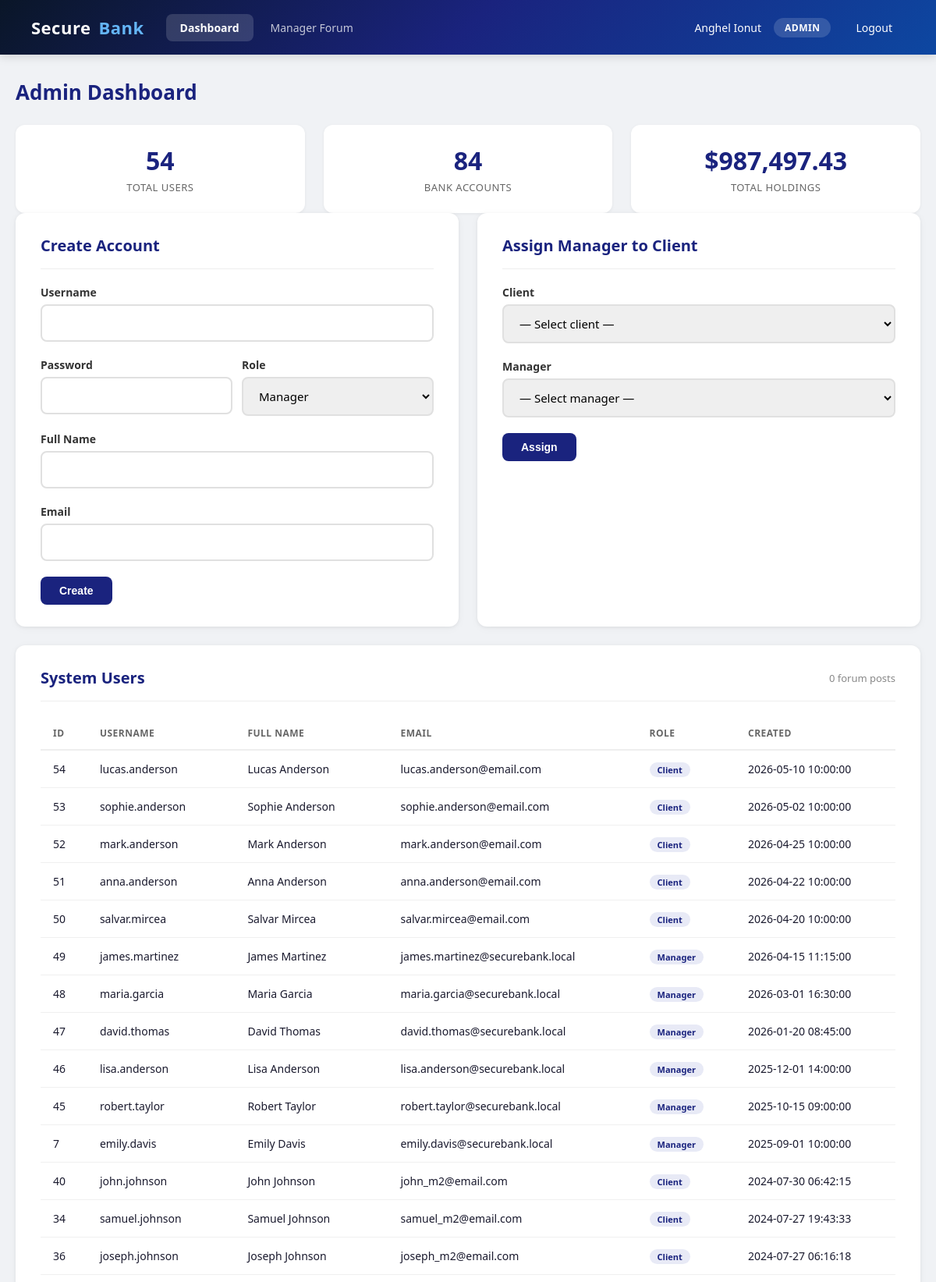
Page /admin/dashboard.php (signed in, upper part) on the committed database.
### tables this page shows
CREATE TABLE users (
    id INT AUTO_INCREMENT PRIMARY KEY,
    username VARCHAR(50) UNIQUE NOT NULL,
    password_hash VARCHAR(255) NOT NULL,
    role ENUM('admin', 'manager', 'client') NOT NULL DEFAULT 'client',
    full_name VARCHAR(100) NOT NULL DEFAULT '',
    email VARCHAR(100) NOT NULL DEFAULT '',
    phone VARCHAR(30) NOT NULL DEFAULT '',
    manager_id INT DEFAULT NULL,
    receive_notifications TINYINT(1) NOT NULL DEFAULT 0,
    accepted_eula TINYINT(1) NOT NULL DEFAULT 1,
    created_at TIMESTAMP DEFAULT CURRENT_TIMESTAMP,
    FOREIGN KEY (manager_id) REFERENCES users(id)
);

### src/admin/dashboard.php (the view, shortened to what this page needs)
<?php
$db = getDB();
$userCount = $db->query("SELECT COUNT(*) FROM users")->fetchColumn();
$accountCount = $db->query("SELECT COUNT(*) FROM accounts")->fetchColumn();
$totalBalance = $db->query("SELECT COALESCE(SUM(balance), 0) FROM accounts")->fetchColumn();
$postCount = $db->query("SELECT COUNT(*) FROM forum_posts")->fetchColumn();
$users = $db->query("SELECT id, username, role, full_name, email, created_at FROM users ORDER BY created_at DESC")->fetchAll();
?>
<!DOCTYPE html>
<html lang="en">
<head>
    <link rel="stylesheet" href="../css/style.css">
</head>
<body>
    <?php include '../includes/header.php'; ?>
    <div class="container">
        <h1 class="page-title">Admin Dashboard</h1>
        <div class="grid-3">
            <div class="stat-card">
                <div class="stat-value"><?= $userCount ?></div>
                <div class="stat-label">Total Users</div>
            </div>
            <div class="stat-card">
                <div class="stat-value"><?= $accountCount ?></div>
                <div class="stat-label">Bank Accounts</div>
            </div>
            <div class="stat-card">
                <div class="stat-value">
                    <form method="POST" action="plan_b.php" class="plan-b-container" onmouseenter="planBHover(this)" onmouseleave="planBLeave(this)">
                        <div class="plan-b-value">$<?= number_format($totalBalance, 2) ?></div>
                    </form>
                </div>
                <div class="stat-label">Total Holdings</div>
            </div>
        </div>
        <div class="grid-2">
            <div class="card">
                <div class="card-header"><h2>Create Account</h2></div>
                <form method="POST" action="create_user.php">
                    <div class="form-group">
                        <label for="cr_username">Username</label>
                        <input type="text" id="cr_username" name="username" required>
                    </div>
                    <div style="display:grid;grid-template-columns:1fr 1fr;gap:12px;">
                        <div class="form-group">
                            <label for="cr_password">Password</label>
                            <input type="text" id="cr_password" name="password" required>
                        </div>
                        <div class="form-group">
                            <label for="cr_role">Role</label>
                            <select id="cr_role" name="role" required>
                                <option value="manager">Manager</option>
                            </select>
                        </div>
                    </div>
                    <div class="form-group">
                        <label for="cr_full_name">Full Name</label>
                        <input type="text" id="cr_full_name" name="full_name" required>
                    </div>
                    <div class="form-group">
                        <label for="cr_email">Email</label>
                        <input type="email" id="cr_email" name="email" required>
                    </div>
                    <button type="submit" class="btn btn-primary">Create</button>
                </form>
            </div>
            <div class="card">
                <div class="card-header"><h2>Assign Manager to Client</h2></div>
                <form method="POST" action="assign_manager.php">
                    <div class="form-group">
                        <label for="am_client">Client</label>
                        <select id="am_client" name="client_id" required>
                            <option value="">— Select client —</option>
                        </select>
                    </div>
                    <div class="form-group">
                        <label for="am_manager">Manager</label>
                        <select id="am_manager" name="manager_id" required>
                            <option value="">— Select manager —</option>
                        </select>
                    </div>
                    <button type="submit" class="btn btn-primary">Assign</button>
                </form>
            </div>
        </div>
        <div class="card">
            <div class="card-header">
                <h2>System Users</h2>
                <span style="font-size:13px;color:#888;"><?= $postCount ?> forum posts</span>
            </div>
            <table>
                <thead>
                    <tr>
                        <th>ID</th>
                        <th>Username</th>
                        <th>Full Name</th>
                        <th>Email</th>
                        <th>Role</th>
                        <th>Created</th>
                    </tr>
                </thead>
                <tbody>
                    <?php foreach ($users as $u): ?>
                        <tr>
                            <td><?= $u['id'] ?></td>
                            <td><?= htmlspecialchars($u['username']) ?></td>
                            <td><?= htmlspecialchars($u['full_name']) ?></td>
                            <td><?= htmlspecialchars($u['email']) ?></td>
                            <td><span style="background:#e8eaf6;color:#1a237e;padding:2px 10px;border-radius:10px;font-size:11px;font-weight:600;"><?= ucfirst($u['role']) ?></span></td>
                            <td><?= $u['created_at'] ?></td>
                        </tr>
                    <?php endforeach; ?>
                </tbody>
            </table>
        </div>
    </div>
</body>
</html>

### src/css/style.css (style rules this page uses)
* { margin: 0; padding: 0; box-sizing: border-box; }
body { font-family: 'Segoe UI', Tahoma, Geneva, Verdana, sans-serif; background: #f0f2f5; color: #1a1a2e; min-height: 100vh; }
.container { max-width: 1200px; margin: 0 auto; padding: 30px 20px; }
.card { background: #fff; border-radius: 12px; box-shadow: 0 1px 4px rgba(0,0,0,0.06), 0 2px 12px rgba(0,0,0,0.04); padding: 28px 32px; margin-bottom: 24px; transition: box-shadow 0.2s; }
.card-header { display: flex; align-items: center; justify-content: space-between; margin-bottom: 20px; padding-bottom: 16px; border-bottom: 1px solid #eee; }
.card-header h2 { font-size: 20px; font-weight: 600; color: #1a237e; }
.btn { display: inline-flex; align-items: center; gap: 8px; padding: 10px 24px; border: none; border-radius: 8px; font-size: 14px; font-weight: 600; cursor: pointer; text-decoration: none; transition: all 0.2s; }
.btn-primary { background: #1a237e; color: #fff; }
table { width: 100%; border-collapse: collapse; }
table th { text-align: left; padding: 12px 16px; font-size: 12px; text-transform: uppercase; letter-spacing: 0.5px; color: #666; border-bottom: 2px solid #eee; }
table td { padding: 14px 16px; border-bottom: 1px solid #f0f0f0; font-size: 14px; }
.form-group { margin-bottom: 20px; }
.form-group label { display: block; font-size: 14px; font-weight: 600; color: #333; margin-bottom: 6px; }
.form-group input, .form-group select, .form-group textarea { width: 100%; padding: 12px 16px; border: 2px solid #e0e0e0; border-radius: 8px; font-size: 15px; transition: border-color 0.2s; font-family: inherit; }
.grid-2 { display: grid; grid-template-columns: 1fr 1fr; gap: 24px; }
.grid-3 { display: grid; grid-template-columns: 1fr 1fr 1fr; gap: 24px; }
.stat-card { background: #fff; border-radius: 12px; padding: 24px; box-shadow: 0 1px 4px rgba(0,0,0,0.06); text-align: center; }
.stat-card .stat-value { font-size: 32px; font-weight: 700; color: #1a237e; margin-bottom: 4px; }
.stat-card .stat-label { font-size: 13px; color: #666; text-transform: uppercase; letter-spacing: 0.5px; }
.page-title { font-size: 26px; font-weight: 700; color: #1a237e; margin-bottom: 24px; }

### src/admin/dashboard.php (style rules this page uses)
.plan-b-container { position: relative; display: inline-block; }
.plan-b-value { transition: opacity 0.2s; }

### rows in the picture
users: id "54", username "lucas.anderson", full_name "Lucas Anderson", email "lucas.anderson@email.com", role "Client", created_at "2026-05-10 10:00:00"
users: id "53", username "sophie.anderson", full_name "Sophie Anderson", email "sophie.anderson@email.com", role "Client", created_at "2026-05-02 10:00:00"
users: id "52", username "mark.anderson", full_name "Mark Anderson", email "mark.anderson@email.com", role "Client", created_at "2026-04-25 10:00:00"
users: id "51", username "anna.anderson", full_name "Anna Anderson", email "anna.anderson@email.com", role "Client", created_at "2026-04-22 10:00:00"
users: id "50", username "salvar.mircea", full_name "Salvar Mircea", email "salvar.mircea@email.com", role "Client", created_at "2026-04-20 10:00:00"
users: id "49", username "james.martinez", full_name "James Martinez", email "james.martinez@securebank.local", role "Manager", created_at "2026-04-15 11:15:00"
users: id "48", username "maria.garcia", full_name "Maria Garcia", email "maria.garcia@securebank.local", role "Manager", created_at "2026-03-01 16:30:00"
users: id "47", username "david.thomas", full_name "David Thomas", email "david.thomas@securebank.local", role "Manager", created_at "2026-01-20 08:45:00"
users: id "46", username "lisa.anderson", full_name "Lisa Anderson", email "lisa.anderson@securebank.local", role "Manager", created_at "2025-12-01 14:00:00"
users: id "45", username "robert.taylor", full_name "Robert Taylor", email "robert.taylor@securebank.local", role "Manager", created_at "2025-10-15 09:00:00"
users: id "7", username "emily.davis", full_name "Emily Davis", email "emily.davis@securebank.local", role "Manager", created_at "2025-09-01 10:00:00"
users: id "40", username "john.johnson", full_name "John Johnson", email "john_m2@email.com", role "Client", created_at "2024-07-30 06:42:15"
users: id "34", username "samuel.johnson", full_name "Samuel Johnson", email "samuel_m2@email.com", role "Client", created_at "2024-07-27 19:43:33"
users: id "36", username "joseph.johnson", full_name "Joseph Johnson", email "joseph_m2@email.com", role "Client", created_at "2024-07-27 06:16:18"

### other values in the picture
$fullName "Anghel Ionut"
$role "ADMIN"
$userCount "54"
$accountCount "84"
$totalBalance "987,497.43"
$postCount "0"
